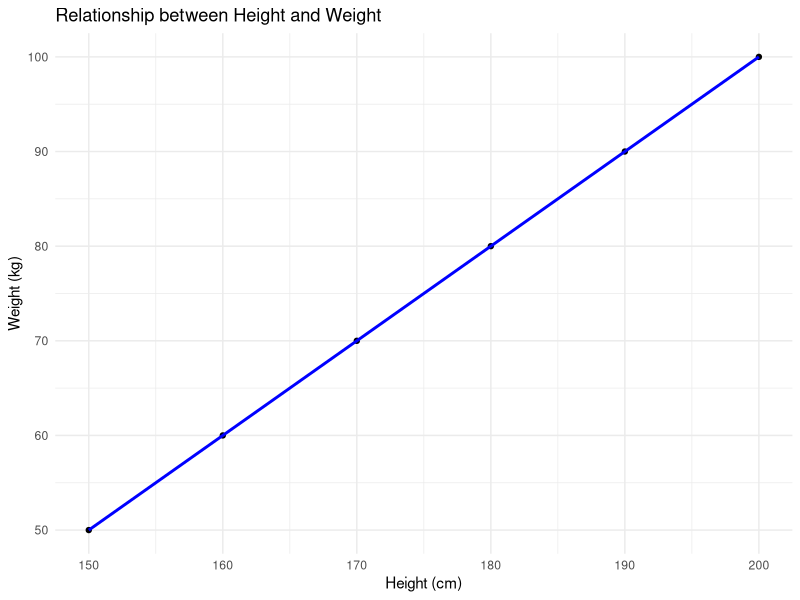

Write R code to recreate this figure.
# Load the ggplot2 library
library(ggplot2)

# Sample data
data <- data.frame(
  height = c(150, 160, 170, 180, 190, 200),
  weight = c(50, 60, 70, 80, 90, 100)
)

# Create scatter plot with regression line
ggplot(data, aes(x = height, y = weight)) +
  geom_point() +  # Add points
  geom_smooth(method = "lm", se = FALSE, color = "blue") +  # Add regression line
  labs(title = "Relationship between Height and Weight",
       x = "Height (cm)",
       y = "Weight (kg)") +
  theme_minimal()  # Use a minimal theme